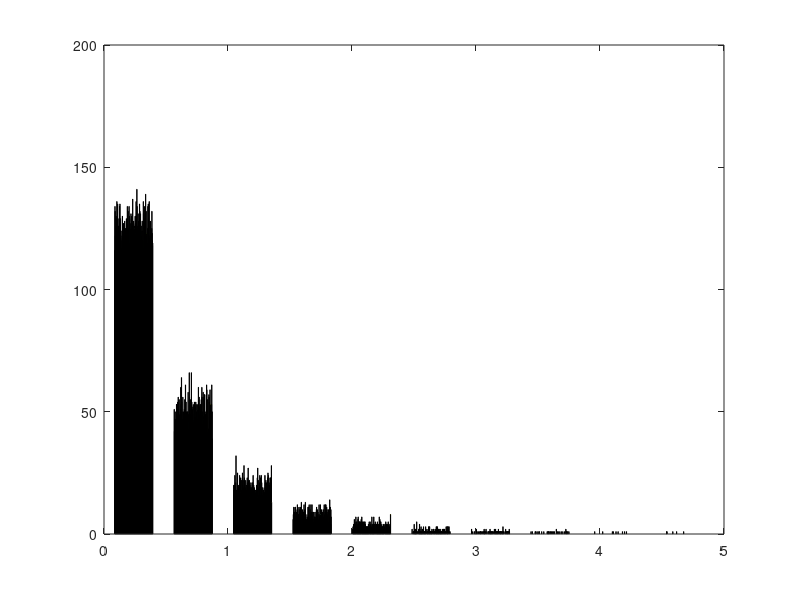

Here is the MATLAB script that generated this plot:

for i =1:200
    for j=1:200
        X(i,j)=randn(1);
        Y(i,j)=randn(1);
    end
end
N=X.^2;
M=Y.^2;
Z=sqrt(N+M);
Z=0.5*Z;
S=Z.^2;
hist(S)
